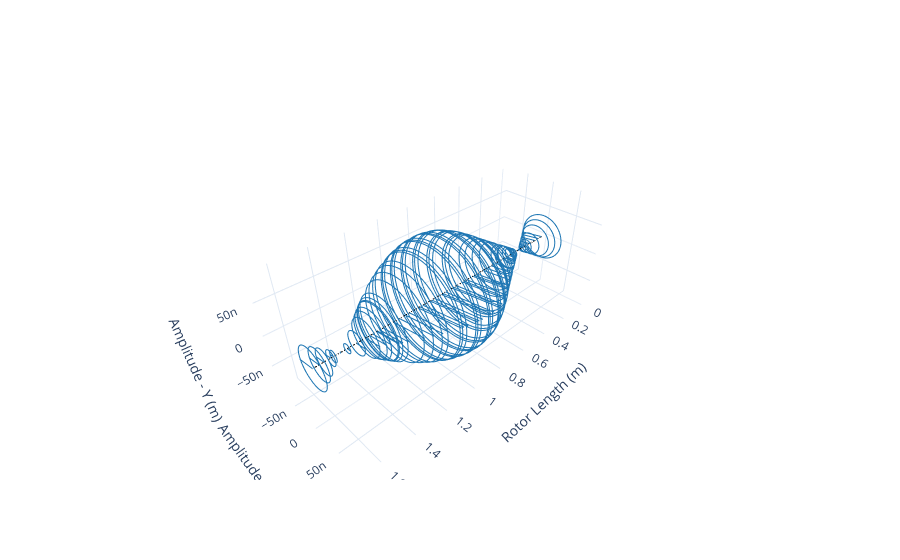

Source (notebook cell):
### Markdown cell above
#### Ploting orbit response for all nodes

### Code cell
response3.plot_3d()

### Figure 1 — Plotly figure (JSON) as saved in the notebook; plotly's stock layout.template omitted (floating-point values rounded to 4 significant figures; data arrays with more than 128 entries replaced by an {"elided": "..."} marker saying what was removed)
{"data": [{"hovertemplate": "Nodal Position (m): %{x:.2f}<br>X - Amplitude (m): %{y:.2e}<br>Y - Amplitude (m): %{z:.2e}", "legendgroup": "mean", "line": {"color": "#1f77b4"}, "mode": "lines", "name": "Mean", "showlegend": false, "type": "scatter3d", "x": {"elided": "1001 int values"}, "y": {"elided": "1001 float values"}, "z": {"elided": "1001 float values"}}, {"hovertemplate": "Nodal Position (m): %{x:.2f}<br>X - Amplitude (m): %{y:.2e}<br>Y - Amplitude (m): %{z:.2e}", "legendgroup": "mean", "line": {"color": "#1f77b4"}, "mode": "lines", "name": "Mean", "showlegend": false, "type": "scatter3d", "x": {"elided": "1001 float values"}, "y": {"elided": "1001 float values"}, "z": {"elided": "1001 float values"}}, {"hovertemplate": "Nodal Position (m): %{x:.2f}<br>X - Amplitude (m): %{y:.2e}<br>Y - Amplitude (m): %{z:.2e}", "legendgroup": "mean", "line": {"color": "#1f77b4"}, "mode": "lines", "name": "Mean", "showlegend": false, "type": "scatter3d", "x": {"elided": "1001 float values"}, "y": {"elided": "1001 float values"}, "z": {"elided": "1001 float values"}}, {"hovertemplate": "Nodal Position (m): %{x:.2f}<br>X - Amplitude (m): %{y:.2e}<br>Y - Amplitude (m): %{z:.2e}", "legendgroup": "mean", "line": {"color": "#1f77b4"}, "mode": "lines", "name": "Mean", "showlegend": false, "type": "scatter3d", "x": {"elided": "1001 float values"}, "y": {"elided": "1001 float values"}, "z": {"elided": "1001 float values"}}, {"hovertemplate": "Nodal Position (m): %{x:.2f}<br>X - Amplitude (m): %{y:.2e}<br>Y - Amplitude (m): %{z:.2e}", "legendgroup": "mean", "line": {"color": "#1f77b4"}, "mode": "lines", "name": "Mean", "showlegend": false, "type": "scatter3d", "x": {"elided": "1001 float values"}, "y": {"elided": "1001 float values"}, "z": {"elided": "1001 float values"}}, {"hovertemplate": "Nodal Position (m): %{x:.2f}<br>X - Amplitude (m): %{y:.2e}<br>Y - Amplitude (m): %{z:.2e}", "legendgroup": "mean", "line": {"color": "#1f77b4"}, "mode": "lines", "name": "Mean", "showlegend": false, "type": "scatter3d", "x": {"elided": "1001 float values"}, "y": {"elided": "1001 float values"}, "z": {"elided": "1001 float values"}}, {"hovertemplate": "Nodal Position (m): %{x:.2f}<br>X - Amplitude (m): %{y:.2e}<br>Y - Amplitude (m): %{z:.2e}", "legendgroup": "mean", "line": {"color": "#1f77b4"}, "mode": "lines", "name": "Mean", "showlegend": false, "type": "scatter3d", "x": {"elided": "1001 float values"}, "y": {"elided": "1001 float values"}, "z": {"elided": "1001 float values"}}, {"hovertemplate": "Nodal Position (m): %{x:.2f}<br>X - Amplitude (m): %{y:.2e}<br>Y - Amplitude (m): %{z:.2e}", "legendgroup": "mean", "line": {"color": "#1f77b4"}, "mode": "lines", "name": "Mean", "showlegend": false, "type": "scatter3d", "x": {"elided": "1001 float values"}, "y": {"elided": "1001 float values"}, "z": {"elided": "1001 float values"}}, {"hovertemplate": "Nodal Position (m): %{x:.2f}<br>X - Amplitude (m): %{y:.2e}<br>Y - Amplitude (m): %{z:.2e}", "legendgroup": "mean", "line": {"color": "#1f77b4"}, "mode": "lines", "name": "Mean", "showlegend": false, "type": "scatter3d", "x": {"elided": "1001 float values"}, "y": {"elided": "1001 float values"}, "z": {"elided": "1001 float values"}}, {"hovertemplate": "Nodal Position (m): %{x:.2f}<br>X - Amplitude (m): %{y:.2e}<br>Y - Amplitude (m): %{z:.2e}", "legendgroup": "mean", "line": {"color": "#1f77b4"}, "mode": "lines", "name": "Mean", "showlegend": false, "type": "scatter3d", "x": {"elided": "1001 float values"}, "y": {"elided": "1001 float values"}, "z": {"elided": "1001 float values"}}, {"hovertemplate": "Nodal Position (m): %{x:.2f}<br>X - Amplitude (m): %{y:.2e}<br>Y - Amplitude (m): %{z:.2e}", "legendgroup": "mean", "line": {"color": "#1f77b4"}, "mode": "lines", "name": "Mean", "showlegend": false, "type": "scatter3d", "x": {"elided": "1001 float values"}, "y": {"elided": "1001 float values"}, "z": {"elided": "1001 float values"}}, {"hovertemplate": "Nodal Position (m): %{x:.2f}<br>X - Amplitude (m): %{y:.2e}<br>Y - Amplitude (m): %{z:.2e}", "legendgroup": "mean", "line": {"color": "#1f77b4"}, "mode": "lines", "name": "Mean", "showlegend": false, "type": "scatter3d", "x": {"elided": "1001 float values"}, "y": {"elided": "1001 float values"}, "z": {"elided": "1001 float values"}}, {"hovertemplate": "Nodal Position (m): %{x:.2f}<br>X - Amplitude (m): %{y:.2e}<br>Y - Amplitude (m): %{z:.2e}", "legendgroup": "mean", "line": {"color": "#1f77b4"}, "mode": "lines", "name": "Mean", "showlegend": false, "type": "scatter3d", "x": {"elided": "1001 float values"}, "y": {"elided": "1001 float values"}, "z": {"elided": "1001 float values"}}, {"hovertemplate": "Nodal Position (m): %{x:.2f}<br>X - Amplitude (m): %{y:.2e}<br>Y - Amplitude (m): %{z:.2e}", "legendgroup": "mean", "line": {"color": "#1f77b4"}, "mode": "lines", "name": "Mean", "showlegend": false, "type": "scatter3d", "x": {"elided": "1001 float values"}, "y": {"elided": "1001 float values"}, "z": {"elided": "1001 float values"}}, {"hovertemplate": "Nodal Position (m): %{x:.2f}<br>X - Amplitude (m): %{y:.2e}<br>Y - Amplitude (m): %{z:.2e}", "legendgroup": "mean", "line": {"color": "#1f77b4"}, "mode": "lines", "name": "Mean", "showlegend": false, "type": "scatter3d", "x": {"elided": "1001 float values"}, "y": {"elided": "1001 float values"}, "z": {"elided": "1001 float values"}}, {"hovertemplate": "Nodal Position (m): %{x:.2f}<br>X - Amplitude (m): %{y:.2e}<br>Y - Amplitude (m): %{z:.2e}", "legendgroup": "mean", "line": {"color": "#1f77b4"}, "mode": "lines", "name": "Mean", "showlegend": false, "type": "scatter3d", "x": {"elided": "1001 float values"}, "y": {"elided": "1001 float values"}, "z": {"elided": "1001 float values"}}, {"hovertemplate": "Nodal Position (m): %{x:.2f}<br>X - Amplitude (m): %{y:.2e}<br>Y - Amplitude (m): %{z:.2e}", "legendgroup": "mean", "line": {"color": "#1f77b4"}, "mode": "lines", "name": "Mean", "showlegend": false, "type": "scatter3d", "x": {"elided": "1001 float values"}, "y": {"elided": "1001 float values"}, "z": {"elided": "1001 float values"}}, {"hovertemplate": "Nodal Position (m): %{x:.2f}<br>X - Amplitude (m): %{y:.2e}<br>Y - Amplitude (m): %{z:.2e}", "legendgroup": "mean", "line": {"color": "#1f77b4"}, "mode": "lines", "name": "Mean", "showlegend": false, "type": "scatter3d", "x": {"elided": "1001 float values"}, "y": {"elided": "1001 float values"}, "z": {"elided": "1001 float values"}}, {"hovertemplate": "Nodal Position (m): %{x:.2f}<br>X - Amplitude (m): %{y:.2e}<br>Y - Amplitude (m): %{z:.2e}", "legendgroup": "mean", "line": {"color": "#1f77b4"}, "mode": "lines", "name": "Mean", "showlegend": false, "type": "scatter3d", "x": {"elided": "1001 float values"}, "y": {"elided": "1001 float values"}, "z": {"elided": "1001 float values"}}, {"hovertemplate": "Nodal Position (m): %{x:.2f}<br>X - Amplitude (m): %{y:.2e}<br>Y - Amplitude (m): %{z:.2e}", "legendgroup": "mean", "line": {"color": "#1f77b4"}, "mode": "lines", "name": "Mean", "showlegend": false, "type": "scatter3d", "x": {"elided": "1001 float values"}, "y": {"elided": "1001 float values"}, "z": {"elided": "1001 float values"}}, {"hovertemplate": "Nodal Position (m): %{x:.2f}<br>X - Amplitude (m): %{y:.2e}<br>Y - Amplitude (m): %{z:.2e}", "legendgroup": "mean", "line": {"color": "#1f77b4"}, "mode": "lines", "name": "Mean", "showlegend": false, "type": "scatter3d", "x": {"elided": "1001 float values"}, "y": {"elided": "1001 float values"}, "z": {"elided": "1001 float values"}}, {"hovertemplate": "Nodal Position (m): %{x:.2f}<br>X - Amplitude (m): %{y:.2e}<br>Y - Amplitude (m): %{z:.2e}", "legendgroup": "mean", "line": {"color": "#1f77b4"}, "mode": "lines", "name": "Mean", "showlegend": false, "type": "scatter3d", "x": {"elided": "1001 float values"}, "y": {"elided": "1001 float values"}, "z": {"elided": "1001 float values"}}, {"hovertemplate": "Nodal Position (m): %{x:.2f}<br>X - Amplitude (m): %{y:.2e}<br>Y - Amplitude (m): %{z:.2e}", "legendgroup": "mean", "line": {"color": "#1f77b4"}, "mode": "lines", "name": "Mean", "showlegend": false, "type": "scatter3d", "x": {"elided": "1001 float values"}, "y": {"elided": "1001 float values"}, "z": {"elided": "1001 float values"}}, {"hovertemplate": "Nodal Position (m): %{x:.2f}<br>X - Amplitude (m): %{y:.2e}<br>Y - Amplitude (m): %{z:.2e}", "legendgroup": "mean", "line": {"color": "#1f77b4"}, "mode": "lines", "name": "Mean", "showlegend": false, "type": "scatter3d", "x": {"elided": "1001 float values"}, "y": {"elided": "1001 float values"}, "z": {"elided": "1001 float values"}}, {"hovertemplate": "Nodal Position (m): %{x:.2f}<br>X - Amplitude (m): %{y:.2e}<br>Y - Amplitude (m): %{z:.2e}", "legendgroup": "mean", "line": {"color": "#1f77b4"}, "mode": "lines", "name": "Mean", "showlegend": false, "type": "scatter3d", "x": {"elided": "1001 float values"}, "y": {"elided": "1001 float values"}, "z": {"elided": "1001 float values"}}, {"hovertemplate": "Nodal Position (m): %{x:.2f}<br>X - Amplitude (m): %{y:.2e}<br>Y - Amplitude (m): %{z:.2e}", "legendgroup": "mean", "line": {"color": "#1f77b4"}, "mode": "lines", "name": "Mean", "showlegend": false, "type": "scatter3d", "x": {"elided": "1001 float values"}, "y": {"elided": "1001 float values"}, "z": {"elided": "1001 float values"}}, {"hovertemplate": "Nodal Position (m): %{x:.2f}<br>X - Amplitude (m): %{y:.2e}<br>Y - Amplitude (m): %{z:.2e}", "legendgroup": "mean", "line": {"color": "#1f77b4"}, "mode": "lines", "name": "Mean", "showlegend": false, "type": "scatter3d", "x": {"elided": "1001 float values"}, "y": {"elided": "1001 float values"}, "z": {"elided": "1001 float values"}}, {"hovertemplate": "Nodal Position (m): %{x:.2f}<br>X - Amplitude (m): %{y:.2e}<br>Y - Amplitude (m): %{z:.2e}", "legendgroup": "mean", "line": {"color": "#1f77b4"}, "mode": "lines", "name": "Mean", "showlegend": false, "type": "scatter3d", "x": {"elided": "1001 float values"}, "y": {"elided": "1001 float values"}, "z": {"elided": "1001 float values"}}, {"hovertemplate": "Nodal Position (m): %{x:.2f}<br>X - Amplitude (m): %{y:.2e}<br>Y - Amplitude (m): %{z:.2e}", "legendgroup": "mean", "line": {"color": "#1f77b4"}, "mode": "lines", "name": "Mean", "showlegend": false, "type": "scatter3d", "x": {"elided": "1001 float values"}, "y": {"elided": "1001 float values"}, "z": {"elided": "1001 float values"}}, {"hovertemplate": "Nodal Position (m): %{x:.2f}<br>X - Amplitude (m): %{y:.2e}<br>Y - Amplitude (m): %{z:.2e}", "legendgroup": "mean", "line": {"color": "#1f77b4"}, "mode": "lines", "name": "Mean", "showlegend": false, "type": "scatter3d", "x": {"elided": "1001 float values"}, "y": {"elided": "1001 float values"}, "z": {"elided": "1001 float values"}}, {"hovertemplate": "Nodal Position (m): %{x:.2f}<br>X - Amplitude (m): %{y:.2e}<br>Y - Amplitude (m): %{z:.2e}", "legendgroup": "mean", "line": {"color": "#1f77b4"}, "mode": "lines", "name": "Mean", "showlegend": false, "type": "scatter3d", "x": {"elided": "1001 float values"}, "y": {"elided": "1001 float values"}, "z": {"elided": "1001 float values"}}, {"hovertemplate": "Nodal Position (m): %{x:.2f}<br>X - Amplitude (m): %{y:.2e}<br>Y - Amplitude (m): %{z:.2e}", "legendgroup": "mean", "line": {"color": "#1f77b4"}, "mode": "lines", "name": "Mean", "showlegend": false, "type": "scatter3d", "x": {"elided": "1001 float values"}, "y": {"elided": "1001 float values"}, "z": {"elided": "1001 float values"}}, {"hovertemplate": "Nodal Position (m): %{x:.2f}<br>X - Amplitude (m): %{y:.2e}<br>Y - Amplitude (m): %{z:.2e}", "legendgroup": "mean", "line": {"color": "#1f77b4"}, "mode": "lines", "name": "Mean", "showlegend": false, "type": "scatter3d", "x": {"elided": "1001 float values"}, "y": {"elided": "1001 float values"}, "z": {"elided": "1001 float values"}}, {"hovertemplate": "Nodal Position (m): %{x:.2f}<br>X - Amplitude (m): %{y:.2e}<br>Y - Amplitude (m): %{z:.2e}", "legendgroup": "mean", "line": {"color": "#1f77b4"}, "mode": "lines", "name": "Mean", "showlegend": false, "type": "scatter3d", "x": {"elided": "1001 float values"}, "y": {"elided": "1001 float values"}, "z": {"elided": "1001 float values"}}, {"hovertemplate": "Nodal Position (m): %{x:.2f}<br>X - Amplitude (m): %{y:.2e}<br>Y - Amplitude (m): %{z:.2e}", "legendgroup": "mean", "line": {"color": "#1f77b4"}, "mode": "lines", "name": "Mean", "showlegend": false, "type": "scatter3d", "x": {"elided": "1001 float values"}, "y": {"elided": "1001 float values"}, "z": {"elided": "1001 float values"}}, {"hovertemplate": "Nodal Position (m): %{x:.2f}<br>X - Amplitude (m): %{y:.2e}<br>Y - Amplitude (m): %{z:.2e}", "legendgroup": "mean", "line": {"color": "#1f77b4"}, "mode": "lines", "name": "Mean", "showlegend": false, "type": "scatter3d", "x": {"elided": "1001 float values"}, "y": {"elided": "1001 float values"}, "z": {"elided": "1001 float values"}}, {"hovertemplate": "Nodal Position (m): %{x:.2f}<br>X - Amplitude (m): %{y:.2e}<br>Y - Amplitude (m): %{z:.2e}", "legendgroup": "mean", "line": {"color": "#1f77b4"}, "mode": "lines", "name": "Mean", "showlegend": false, "type": "scatter3d", "x": {"elided": "1001 float values"}, "y": {"elided": "1001 float values"}, "z": {"elided": "1001 float values"}}, {"hovertemplate": "Nodal Position (m): %{x:.2f}<br>X - Amplitude (m): %{y:.2e}<br>Y - Amplitude (m): %{z:.2e}", "legendgroup": "mean", "line": {"color": "#1f77b4"}, "mode": "lines", "name": "Mean", "showlegend": false, "type": "scatter3d", "x": {"elided": "1001 float values"}, "y": {"elided": "1001 float values"}, "z": {"elided": "1001 float values"}}, {"hovertemplate": "Nodal Position (m): %{x:.2f}<br>X - Amplitude (m): %{y:.2e}<br>Y - Amplitude (m): %{z:.2e}", "legendgroup": "mean", "line": {"color": "#1f77b4"}, "mode": "lines", "name": "Mean", "showlegend": false, "type": "scatter3d", "x": {"elided": "1001 float values"}, "y": {"elided": "1001 float values"}, "z": {"elided": "1001 float values"}}, {"hovertemplate": "Nodal Position (m): %{x:.2f}<br>X - Amplitude (m): %{y:.2e}<br>Y - Amplitude (m): %{z:.2e}", "legendgroup": "mean", "line": {"color": "#1f77b4"}, "mode": "lines", "name": "Mean", "showlegend": false, "type": "scatter3d", "x": {"elided": "1001 float values"}, "y": {"elided": "1001 float values"}, "z": {"elided": "1001 float values"}}, {"hovertemplate": "Nodal Position (m): %{x:.2f}<br>X - Amplitude (m): %{y:.2e}<br>Y - Amplitude (m): %{z:.2e}", "legendgroup": "mean", "line": {"color": "#1f77b4"}, "mode": "lines", "name": "Mean", "showlegend": false, "type": "scatter3d", "x": {"elided": "1001 float values"}, "y": {"elided": "1001 float values"}, "z": {"elided": "1001 float values"}}, {"hovertemplate": "Nodal Position (m): %{x:.2f}<br>X - Amplitude (m): %{y:.2e}<br>Y - Amplitude (m): %{z:.2e}", "legendgroup": "mean", "line": {"color": "#1f77b4"}, "mode": "lines", "name": "Mean", "showlegend": false, "type": "scatter3d", "x": {"elided": "1001 float values"}, "y": {"elided": "1001 float values"}, "z": {"elided": "1001 float values"}}, {"hovertemplate": "Nodal Position (m): %{x:.2f}<br>X - Amplitude (m): %{y:.2e}<br>Y - Amplitude (m): %{z:.2e}", "legendgroup": "mean", "line": {"color": "#1f77b4"}, "mode": "lines", "name": "Mean", "showlegend": false, "type": "scatter3d", "x": {"elided": "1001 float values"}, "y": {"elided": "1001 float values"}, "z": {"elided": "1001 float values"}}, {"hovertemplate": "Nodal Position (m): %{x:.2f}<br>X - Amplitude (m): %{y:.2e}<br>Y - Amplitude (m): %{z:.2e}", "legendgroup": "mean", "line": {"color": "#1f77b4"}, "mode": "lines", "name": "Mean", "showlegend": false, "type": "scatter3d", "x": {"elided": "1001 float values"}, "y": {"elided": "1001 float values"}, "z": {"elided": "1001 float values"}}, {"hovertemplate": "Nodal Position (m): %{x:.2f}<br>X - Amplitude (m): %{y:.2e}<br>Y - Amplitude (m): %{z:.2e}", "legendgroup": "mean", "line": {"color": "#1f77b4"}, "mode": "lines", "name": "Mean", "showlegend": false, "type": "scatter3d", "x": {"elided": "1001 float values"}, "y": {"elided": "1001 float values"}, "z": {"elided": "1001 float values"}}, {"hovertemplate": "Nodal Position (m): %{x:.2f}<br>X - Amplitude (m): %{y:.2e}<br>Y - Amplitude (m): %{z:.2e}", "legendgroup": "mean", "line": {"color": "#1f77b4"}, "mode": "lines", "name": "Mean", "showlegend": false, "type": "scatter3d", "x": {"elided": "1001 float values"}, "y": {"elided": "1001 float values"}, "z": {"elided": "1001 float values"}}, {"hovertemplate": "Nodal Position (m): %{x:.2f}<br>X - Amplitude (m): %{y:.2e}<br>Y - Amplitude (m): %{z:.2e}", "legendgroup": "mean", "line": {"color": "#1f77b4"}, "mode": "lines", "name": "Mean", "showlegend": false, "type": "scatter3d", "x": {"elided": "1001 float values"}, "y": {"elided": "1001 float values"}, "z": {"elided": "1001 float values"}}, {"hovertemplate": "Nodal Position (m): %{x:.2f}<br>X - Amplitude (m): %{y:.2e}<br>Y - Amplitude (m): %{z:.2e}", "legendgroup": "mean", "line": {"color": "#1f77b4"}, "mode": "lines", "name": "Mean", "showlegend": false, "type": "scatter3d", "x": {"elided": "1001 float values"}, "y": {"elided": "1001 float values"}, "z": {"elided": "1001 float values"}}, {"hovertemplate": "Nodal Position (m): %{x:.2f}<br>X - Amplitude (m): %{y:.2e}<br>Y - Amplitude (m): %{z:.2e}", "legendgroup": "mean", "line": {"color": "#1f77b4"}, "mode": "lines", "name": "Mean", "showlegend": false, "type": "scatter3d", "x": {"elided": "1001 float values"}, "y": {"elided": "1001 float values"}, "z": {"elided": "1001 float values"}}, {"hovertemplate": "Nodal Position (m): %{x:.2f}<br>X - Amplitude (m): %{y:.2e}<br>Y - Amplitude (m): %{z:.2e}", "legendgroup": "mean", "line": {"color": "#1f77b4"}, "mode": "lines", "name": "Mean", "showlegend": false, "type": "scatter3d", "x": {"elided": "1001 float values"}, "y": {"elided": "1001 float values"}, "z": {"elided": "1001 float values"}}, {"hovertemplate": "Nodal Position (m): %{x:.2f}<br>X - Amplitude (m): %{y:.2e}<br>Y - Amplitude (m): %{z:.2e}", "legendgroup": "mean", "line": {"color": "#1f77b4"}, "mode": "lines", "name": "Mean", "showlegend": false, "type": "scatter3d", "x": {"elided": "1001 float values"}, "y": {"elided": "1001 float values"}, "z": {"elided": "1001 float values"}}, {"hovertemplate": "Nodal Position (m): %{x:.2f}<br>X - Amplitude (m): %{y:.2e}<br>Y - Amplitude (m): %{z:.2e}", "legendgroup": "mean", "line": {"color": "#1f77b4"}, "mode": "lines", "name": "Mean", "showlegend": false, "type": "scatter3d", "x": {"elided": "1001 float values"}, "y": {"elided": "1001 float values"}, "z": {"elided": "1001 float values"}}, {"hovertemplate": "Nodal Position (m): %{x:.2f}<br>X - Amplitude (m): %{y:.2e}<br>Y - Amplitude (m): %{z:.2e}", "legendgroup": "mean", "line": {"color": "#1f77b4"}, "mode": "lines", "name": "Mean", "showlegend": false, "type": "scatter3d", "x": {"elided": "1001 float values"}, "y": {"elided": "1001 float values"}, "z": {"elided": "1001 float values"}}, {"hovertemplate": "Nodal Position (m): %{x:.2f}<br>X - Amplitude (m): %{y:.2e}<br>Y - Amplitude (m): %{z:.2e}", "legendgroup": "mean", "line": {"color": "#1f77b4"}, "mode": "lines", "name": "Mean", "showlegend": false, "type": "scatter3d", "x": {"elided": "1001 float values"}, "y": {"elided": "1001 float values"}, "z": {"elided": "1001 float values"}}, {"hovertemplate": "Nodal Position (m): %{x:.2f}<br>X - Amplitude (m): %{y:.2e}<br>Y - Amplitude (m): %{z:.2e}", "legendgroup": "mean", "line": {"color": "#1f77b4"}, "mode": "lines", "name": "Mean", "showlegend": false, "type": "scatter3d", "x": {"elided": "1001 float values"}, "y": {"elided": "1001 float values"}, "z": {"elided": "1001 float values"}}, {"hovertemplate": "Nodal Position (m): %{x:.2f}<br>X - Amplitude (m): %{y:.2e}<br>Y - Amplitude (m): %{z:.2e}", "legendgroup": "mean", "line": {"color": "#1f77b4"}, "mode": "lines", "name": "Mean", "showlegend": false, "type": "scatter3d", "x": {"elided": "1001 float values"}, "y": {"elided": "1001 float values"}, "z": {"elided": "1001 float values"}}, {"line": {"color": "black", "dash": "dashdot"}, "mode": "lines", "showlegend": false, "type": "scatter3d", "x": [0, 0.0355, 0.0715, 0.1255, 0.1685, 0.185, 0.199, 0.2355, 0.2865, 0.3115, 0.3275, 0.3517, 0.3562, 0.3688, 0.3888, 0.4515, 0.4895, 0.5275, 0.5575, 0.6105, 0.63, 0.6435, 0.693, 0.7126, 0.725, 0.774, 0.7937, 0.806, 0.8555, 0.8753, 0.887, 0.9365, 0.9565, 0.9685, 1.018, 1.038, 1.051, 1.108, 1.134, 1.172, 1.21, 1.272, 1.292, 1.305, 1.309, 1.334, 1.35, 1.375, 1.425, 1.476, 1.512, 1.549, 1.562, 1.597, 1.621, 1.653], "y": [0, 0, 0, 0, 0, 0, 0, 0, 0, 0, 0, 0, 0, 0, 0, 0, 0, 0, 0, 0, 0, 0, 0, 0, 0, 0, 0, 0, 0, 0, 0, 0, 0, 0, 0, 0, 0, 0, 0, 0, 0, 0, 0, 0, 0, 0, 0, 0, 0, 0, 0, 0, 0, 0, 0, 0], "z": [0, 0, 0, 0, 0, 0, 0, 0, 0, 0, 0, 0, 0, 0, 0, 0, 0, 0, 0, 0, 0, 0, 0, 0, 0, 0, 0, 0, 0, 0, 0, 0, 0, 0, 0, 0, 0, 0, 0, 0, 0, 0, 0, 0, 0, 0, 0, 0, 0, 0, 0, 0, 0, 0, 0, 0]}], "layout": {"scene": {"aspectmode": "manual", "aspectratio": {"x": 2.5, "y": 1, "z": 1}, "xaxis": {"title": {"text": "Rotor Length (m)"}}, "yaxis": {"title": {"text": "Amplitude - X (m)"}}, "zaxis": {"title": {"text": "Amplitude - Y (m)"}}}}}
